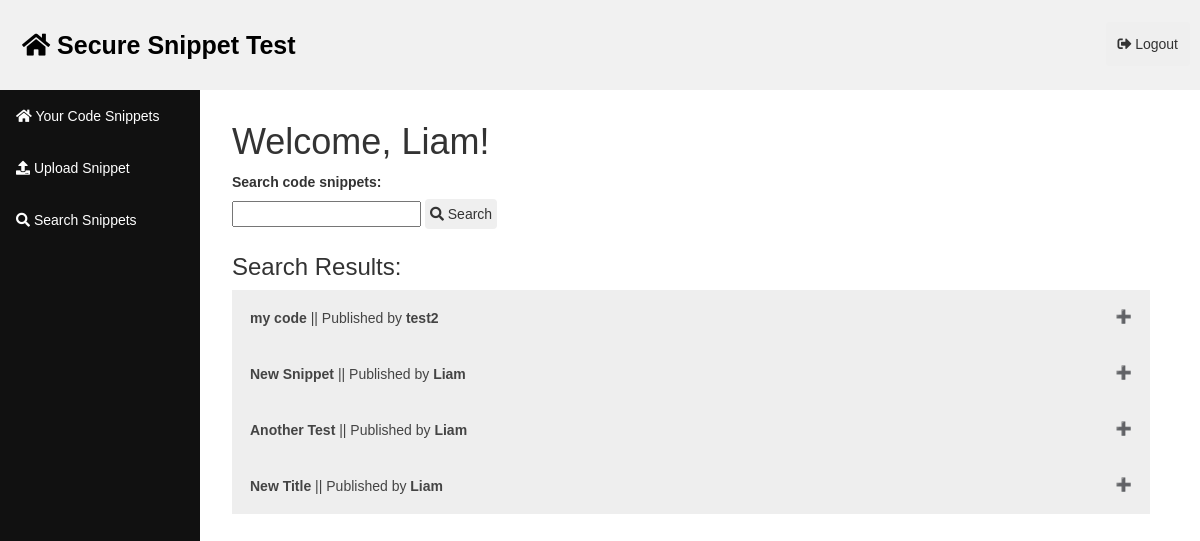
Page /viewSnippets/ (signed in) on the earlier database version.
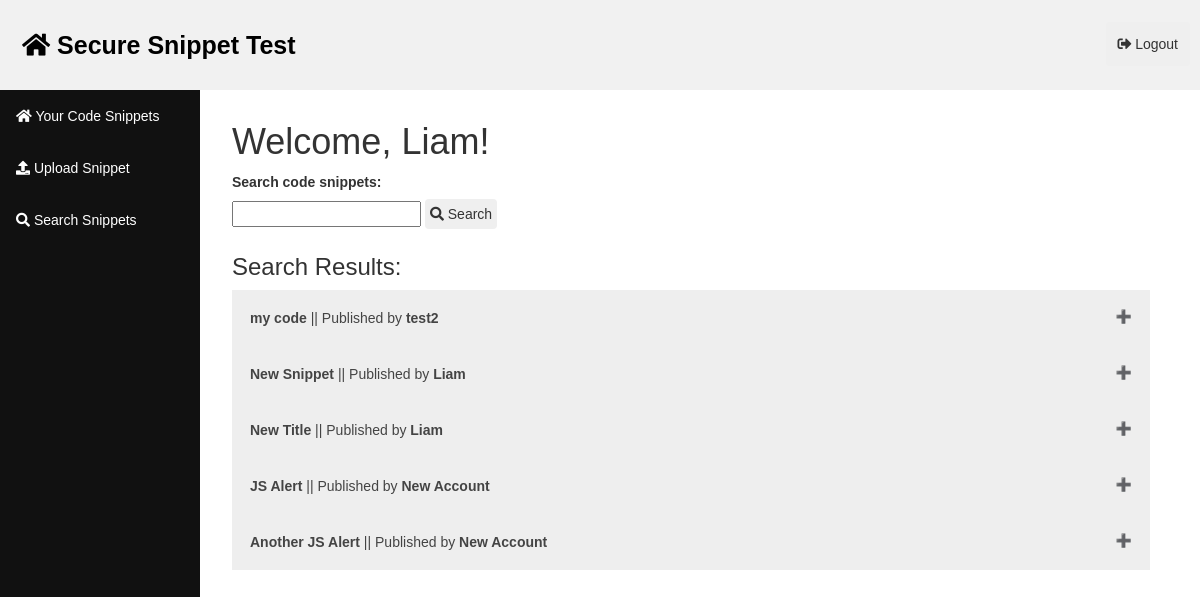
Same page on the later database version.
### snippetTest/models.py (models this page shows)
class Snippet(models.Model):
	uploadUser = models.TextField()
	editedBy = models.TextField()
	title = models.TextField()
	language = models.TextField()
	originalSnippet = models.TextField()
	editedSnippet = models.TextField()

### snippetTest/views.py (the view)
# urls.py: path('viewSnippets/', viewSnippets),
def viewSnippets(request):
	if (request.user.is_authenticated == True):
		if request.method == 'POST':
			searchStr = request.POST['searchStr']
		else:
			searchStr = ""
		username = request.user.username
		if len(searchStr) < 20:
			allSnippets = Snippet.objects.filter(Q(originalSnippet__contains=searchStr) | Q(title__contains=searchStr) | Q(language__contains=searchStr))
			return render(request, 'viewSnippets.html', {'username':username,
														'allSnippets':allSnippets})
		else:
			messages.warning(request, 'Search query too long!')
			return redirect('/searchSnippets/')
	else:
		return redirect('/login/')

### templates/viewSnippets.html (shortened to what this page needs)
{% load static %}
<!DOCTYPE html>
<html>
<head>
	<link rel="stylesheet" href="//maxcdn.bootstrapcdn.com/bootstrap/3.2.0/css/bootstrap.min.css">
	<link rel="stylesheet" href="//maxcdn.bootstrapcdn.com/bootstrap/3.2.0/css/bootstrap-theme.min.css">
	<link rel="stylesheet" href="https://use.fontawesome.com/releases/v5.5.0/css/all.css">
	<link rel="stylesheet" href="{% static 'css/styles.css' %}">
</head>
<body>
	<div class="header">
	  <a href="/home/" class="logo"><i class="fas fa-home"></i> Secure Snippet Test</a>
	  <div class="header-right">
	  	<form action="/submitLogout/">
	  	<button type="submit" class="btn"><i class="fas fa-sign-out-alt"></i> Logout</button>
	  </form>
	  </div>
	</div>
<div class="main">
		<div class="sidenav">
		  	<a href="/home/"><i class="fas fa-home"></i> Your Code Snippets</a>
		  	<a href="/upload/"><i class="fas fa-upload"></i> Upload Snippet</a>
		 	<a href="/searchSnippets/"><i class="fas fa-search"></i> Search Snippets</a>
		</div>
<div class="textContent">
	<h1>Welcome, {{username}}!</h1>
	<form action='/viewSnippets/' method='post'>{% csrf_token %}
		<label name = 'searchStr'>Search code snippets:</label>
		<br>
		<input type='text' name='searchStr'></input>
		<button class="btn" type='submit' style="padding:5px; margin-bottom: 5px"><i class="fas fa-search"></i> Search</button>
	</form>
	<div class="accordionContainer">
	<h3>Search Results:</h3>
	<ul class = "list-unstyled">
		{% for snippet in allSnippets %}
		<li>
			<button class="accordion"><b>{{snippet.title}}</b> || Published by <b>{{snippet.uploadUser}}</b></button>
		</li>
		{% endfor %}
	</ul>
</div>
</div>
</body>
</html>

Differences in the rows shown:
removed Snippet: title "Another Test", uploadUser "Liam"
added Snippet: title "JS Alert", uploadUser "New Account"
added Snippet: title "Another JS Alert", uploadUser "New Account"
